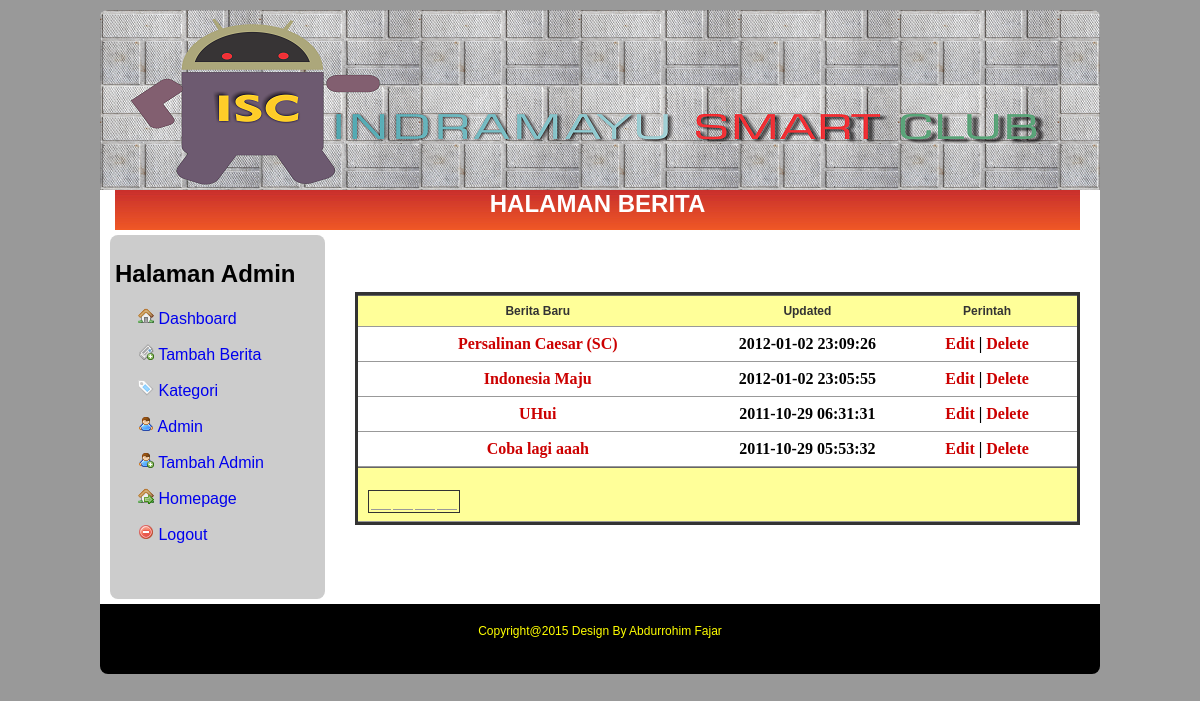
The app's page /admin/index.php (signed in) with its own data.
### tables this page shows
CREATE TABLE IF NOT EXISTS `post` (
`ID` bigint(20) unsigned NOT NULL,
  `title` text NOT NULL,
  `category` varchar(500) NOT NULL,
  `content` text NOT NULL,
  `updated` timestamp NOT NULL DEFAULT CURRENT_TIMESTAMP ON UPDATE CURRENT_TIMESTAMP
);

### admin/index.php (the view, shortened to what this page needs)
<?php require_once('../Connections/cms_blog.php'); ?>
<?php
$logoutAction = $_SERVER['PHP_SELF']."?doLogout=true";
?>
<?php
$maxRows_rsBerita = 10;
$pageNum_rsBerita = 0;
$startRow_rsBerita = $pageNum_rsBerita * $maxRows_rsBerita;
$query_rsBerita = "SELECT * FROM post ORDER BY updated DESC";
$query_limit_rsBerita = sprintf("%s LIMIT %d, %d", $query_rsBerita, $startRow_rsBerita, $maxRows_rsBerita);
$rsBerita = mysql_query($query_limit_rsBerita, $cms_blog) or die(mysql_error());
$row_rsBerita = mysql_fetch_assoc($rsBerita);
if (isset($_GET['totalRows_rsBerita'])) {
  $totalRows_rsBerita = $_GET['totalRows_rsBerita'];
} else {
  $all_rsBerita = mysql_query($query_rsBerita);
  $totalRows_rsBerita = mysql_num_rows($all_rsBerita);
}
$totalPages_rsBerita = ceil($totalRows_rsBerita/$maxRows_rsBerita)-1;
?>
<html>
<head>
<link href="../css/style.css" rel="stylesheet" type="text/css">
</head>
<body>
<div id="container">
  <div id="header"></div>
    <div class="nav">
    	HALAMAN BERITA
  </div>
    <div class="content">
      <div class="post">
      <h2>&nbsp;</h2>
      <table width="100%" border="0" cellspacing="0" cellpadding="0" class="data-table">
        <tr>
          <th width="50%" scope="col">Berita Baru</th>
          <th width="25%" scope="col">Updated</th>
          <th width="25%" scope="col">Perintah</th>
        </tr>
        <?php do { ?>
  <tr>
    <td width="50%"><a href="../news.php?view=<?php echo $row_rsBerita['ID']; ?>"><?php echo $row_rsBerita['title']; ?></a></td>
    <td width="25%"><?php echo $row_rsBerita['updated']; ?></td>
    <td width="25%"><a href="edit-news.php?edit=<?php echo $row_rsBerita['ID']; ?>">Edit</a> | <a href="add-news.php?delete=<?php echo $row_rsBerita['ID']; ?>">Delete</a></td>
  </tr>
  <?php } while ($row_rsBerita = mysql_fetch_assoc($rsBerita)); ?>
        <tr>
          <th colspan="3">&nbsp;
            <table border="0">
              <tr>
                <td><?php if ($pageNum_rsBerita > 0) {  ?>
                      <?php }  ?></td>
                <td><?php if ($pageNum_rsBerita > 0) {  ?>
                      <?php }  ?></td>
                <td><?php if ($pageNum_rsBerita < $totalPages_rsBerita) {  ?>
                      <?php }  ?></td>
                <td><?php if ($pageNum_rsBerita < $totalPages_rsBerita) {  ?>
                    <?php }  ?></td>
              </tr>
          </table></th>
        </tr>
      </table>
      <p>&nbsp;</p>
</div>
      <div id="sidebar">
      <h2>Halaman Admin</h2>
      <p><a href="index.php"><img src="../images/house.png" width="16" height="16"> Dashboard</a>      </p>
      <p><a href="add-news.php"><img src="../images/newspaper_add.png" width="16" height="16"> Tambah Berita</a></p>
      <p><a href="category.php"><img src="../images/tag_blue.png" width="16" height="16"> Kategori</a></p>
      <p><a href="admin.php"><img src="../images/user.png" width="16" height="16"> Admin</a></p>
      <p><a href="add-admin.php"><img src="../images/user_add.png" width="16" height="16"> Tambah Admin</a></p>
      <p><a href="../index.php"><img src="../images/house_go.png" width="16" height="16"> Homepage</a></p>
      <p><a href="<?php echo $logoutAction ?>"><img src="../images/delete.png" width="16" height="16"> Logout</a></p>
<p>&nbsp;</p>
      </div>
    </div>
	<?php require_once("../controller.php"); $isc->footer();?>
</div>
</body>
</html>

### css/style.css (style rules this page uses)
body { background-color: #999; }
#container { background-color: #FFF; width: 1000px; height: auto; margin: auto; border-top-left-radius: 8px; border-top-right-radius: 8px; }
#header { background-color: #FFF; width: 1000px; height: 180px; margin-top: 10px; background: url(../images/ISC.png); border-top-left-radius: 8px; border-top-right-radius: 8px; text-align: justify; font-family: "Comic Sans MS", cursive"Palatino Linotype", "Book Antiqua", Palatino, serif, Helvetica, sans-serif; font-size: 40px; }
.nav { width: 965px; height: 40px; background-repeat: repeat-x; margin-left: 15px; margin-right: 20px; text-align: center; font-family: Tahoma, Geneva, sans-serif; font-size: 24px; background-color: #CCFF00; background-image: url(../images/nav3.png); color: #FFFFFF; font-weight: bolder; }
.content { width: 980px; padding-left: 10px; padding-right: 10px; height: auto; background-color: #FFF; float: left; }
.post { width: 725px; height: auto; padding: 5px; margin: 5px; float: right; border-radius: 8px; text-align: justify; font-family: Arial, Helvetica, sans-serif; font-size: 12px; }
.post a:link { color: #C00; text-decoration: none; cursor: pointer; }
.post table { border: solid thin #333; }
#sidebar { width: 205px; min-height: 300px; padding: 5px; margin-top: 5px; margin-bottom: 5px; margin-right: 5px; float: left; border-radius: 8px; font-family: Arial, Helvetica, sans-serif; background-color: #CCC; }
#sidebar a:link, #sidebar a:visited { font-family: Arial, Helvetica, sans-serif; text-decoration: none; padding: 3px; }
#sidebar p { margin-left: 20px; }
table.data-table { border: medium solid #333; margin-bottom: 1em; margin-top: 1em; }
table.data-table th { border-top: thin solid #666; color: #333; text-align: center; font-family: Arial, Helvetica, sans-serif; font-size: 12px; font-weight: bold; background-color: #FF9; }
table.data-table td, table th { border-bottom-width: thin; border-bottom-style: solid; border-bottom-color: #999; text-align: center; padding-top: 8px; padding-right: 10px; padding-bottom: 8px; padding-left: 10px; font-size: medium; font-family: "Comic Sans MS", cursive; font-weight: 900; }

### records on screen
post: title "Persalinan Caesar (SC)", updated "2012-01-02 23:09:26"
post: title "Indonesia Maju", updated "2012-01-02 23:05:55"
post: title "UHui", updated "2011-10-29 06:31:31"
post: title "Coba lagi aaah", updated "2011-10-29 05:53:32"
